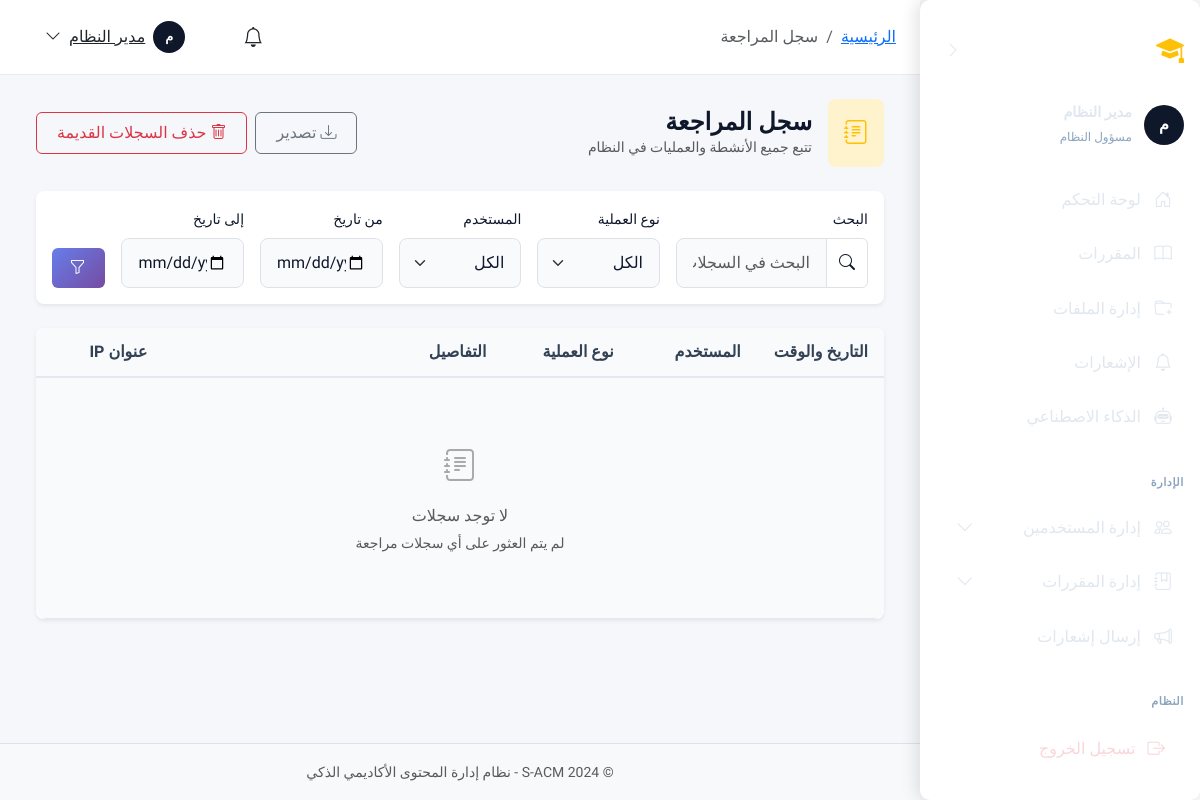
The app's page /audit-logs/ (signed in) with its own data.
### apps/accounts/models.py (models this page shows, shortened)
class User(AbstractBaseUser, PermissionsMixin):
    ACCOUNT_STATUS_CHOICES = [
        ('inactive', 'غير مفعّل'),
        ('active', 'مفعّل'),
        ('suspended', 'موقوف'),
    ]
    academic_id = models.CharField(
        max_length=50,
        unique=True,
        verbose_name='الرقم الأكاديمي/الوظيفي',
        help_text='الرقم الأكاديمي للطالب أو الرقم الوظيفي للموظف'
    )
    id_card_number = models.CharField(
        max_length=50,
        unique=True,
        verbose_name='رقم البطاقة الشخصية',
        help_text='يستخدم للتحقق من الهوية عند التفعيل'
    )
    full_name = models.CharField(
        max_length=150,
        verbose_name='الاسم الكامل'
    )
    email = models.EmailField(
        unique=True,
        blank=True,
        null=True,
        verbose_name='البريد الإلكتروني',
        help_text='يتم تعيينه عند التفعيل'
    )
    account_status = models.CharField(
        max_length=20,
        choices=ACCOUNT_STATUS_CHOICES,
        default='inactive',
        verbose_name='حالة الحساب'
    )
    role = models.ForeignKey(
        Role,
        on_delete=models.PROTECT,
        related_name='users',
        verbose_name='الدور',
        null=True,
        blank=True
    )
    major = models.ForeignKey(
        Major,
        on_delete=models.SET_NULL,
        related_name='students',
        verbose_name='التخصص',
        null=True,
        blank=True,
        help_text='للطلاب فقط'
    )
    level = models.ForeignKey(
        Level,
        on_delete=models.SET_NULL,
        related_name='students',
        verbose_name='المستوى',
        null=True,
        blank=True,
        help_text='للطلاب فقط'
    )
    is_staff = models.BooleanField(default=False, verbose_name='موظف')
    is_active = models.BooleanField(default=True, verbose_name='نشط')
    date_joined = models.DateTimeField(default=timezone.now, verbose_name='تاريخ الانضمام')
    last_login = models.DateTimeField(null=True, blank=True, verbose_name='آخر تسجيل دخول')
    profile_picture = models.ImageField(
        upload_to='profiles/',
        blank=True,
        null=True,
        verbose_name='صورة الملف الشخصي'
    )
    phone_number = models.CharField(
        max_length=20,
        blank=True,
        null=True,
        verbose_name='رقم الهاتف'
    )
    objects = UserManager()
    USERNAME_FIELD = 'academic_id'
    REQUIRED_FIELDS = ['full_name', 'id_card_number']
    class Meta:
        db_table = 'users'
        verbose_name = 'مستخدم'
        verbose_name_plural = 'المستخدمون'
        indexes = [
            models.Index(fields=['academic_id']),
            models.Index(fields=['email']),
            models.Index(fields=['account_status']),
        ]
    def is_admin(self):
        return self.role and self.role.code == Role.ADMIN
    def is_instructor(self):
        return self.role and self.role.code == Role.INSTRUCTOR
    def is_student(self):
        return self.role and self.role.code == Role.STUDENT

class Role(models.Model):
    ADMIN = 'admin'
    INSTRUCTOR = 'instructor'
    STUDENT = 'student'
    code = models.CharField(
        max_length=50,
        unique=True,
        verbose_name='كود الدور',
        help_text='معرف فريد للدور (بالإنجليزية، مثل: admin, instructor)'
    )
    display_name = models.CharField(
        max_length=100,
        verbose_name='اسم العرض',
        help_text='الاسم الذي يظهر للمستخدم'
    )
    description = models.TextField(
        blank=True,
        null=True,
        verbose_name='وصف الدور'
    )
    is_system = models.BooleanField(
        default=False,
        verbose_name='دور نظام',
        help_text='الأدوار الافتراضية التي لا يمكن حذفها'
    )
    is_active = models.BooleanField(
        default=True,
        verbose_name='نشط'
    )
    created_at = models.DateTimeField(auto_now_add=True, verbose_name='تاريخ الإنشاء')
    updated_at = models.DateTimeField(auto_now=True, verbose_name='تاريخ التحديث')
    class Meta:
        db_table = 'roles'
        verbose_name = 'دور'
        verbose_name_plural = 'الأدوار'
        ordering = ['-is_system', 'display_name']

### apps/core/views.py (the view)
# urls.py: path('audit-logs/', views.AuditLogsView.as_view(), name='audit_logs'),
class AuditLogsView(LoginRequiredMixin, TemplateView):
    template_name = 'audit_logs/index.html'
    def get_context_data(self, **kwargs):
        context = super().get_context_data(**kwargs)
        try:
            from apps.accounts.models import UserActivity, User
            context['logs'] = UserActivity.objects.all().select_related('user').order_by('-timestamp')[:100]
            context['users'] = User.objects.all()
        except:
            context['logs'] = []
            context['users'] = []
        return context

### templates/audit_logs/index.html (shortened to what this page needs)
{% extends 'layouts/dashboard_base.html' %}
{% load static %}
{% load permissions %}
{% block breadcrumb_items %}
<li class="breadcrumb-item active">سجل المراجعة</li>
{% endblock %}
{% block dashboard_content %}
<div class="container-fluid">
    <div class="d-flex flex-column flex-md-row justify-content-between align-items-start align-items-md-center mb-4 gap-3">
        <div class="d-flex align-items-center gap-3">
            <div class="page-icon bg-warning-subtle text-warning rounded-3 p-3">
                <i class="bi bi-journal-text fs-4"></i>
            </div>
            <div>
                <h4 class="mb-0 fw-bold">سجل المراجعة</h4>
                <p class="text-muted mb-0 small">تتبع جميع الأنشطة والعمليات في النظام</p>
            </div>
        </div>
        <div class="d-flex gap-2">
            <button type="button" class="btn btn-outline-secondary" id="exportLogs">
                <i class="bi bi-download me-1"></i>تصدير
            </button>
            <button type="button" class="btn btn-outline-danger" id="clearOldLogs">
                <i class="bi bi-trash me-1"></i>حذف السجلات القديمة
            </button>
        </div>
    </div>
    <div class="card border-0 shadow-sm mb-4">
        <div class="card-body">
            <form method="get" class="row g-3 align-items-end">
                <div class="col-md-3">
                    <label class="form-label small">البحث</label>
                    <div class="input-group">
                        <span class="input-group-text bg-white"><i class="bi bi-search"></i></span>
                        <input type="text" class="form-control" name="q" value="{{ request.GET.q }}"
                               placeholder="البحث في السجلات...">
                    </div>
                </div>
                <div class="col-md-2">
                    <label class="form-label small">نوع العملية</label>
                    <select class="form-select" name="action_type">
                        <option value="">الكل</option>
                    </select>
                </div>
                <div class="col-md-2">
                    <label class="form-label small">المستخدم</label>
                    <select class="form-select" name="user">
                        <option value="">الكل</option>
                    </select>
                </div>
                <div class="col-md-2">
                    <label class="form-label small">من تاريخ</label>
                    <input type="date" class="form-control" name="date_from" value="{{ request.GET.date_from }}">
                </div>
                <div class="col-md-2">
                    <label class="form-label small">إلى تاريخ</label>
                    <input type="date" class="form-control" name="date_to" value="{{ request.GET.date_to }}">
                </div>
                <div class="col-md-1">
                    <button type="submit" class="btn btn-primary w-100">
                        <i class="bi bi-funnel"></i>
                    </button>
                </div>
            </form>
        </div>
    </div>
    <div class="card border-0 shadow-sm">
        <div class="card-body p-0">
            <div class="table-responsive">
                <table class="table table-hover mb-0">
                    <thead class="table-light">
                        <tr>
                            <th style="width: 15%;">التاريخ والوقت</th>
                            <th style="width: 15%;">المستخدم</th>
                            <th style="width: 15%;">نوع العملية</th>
                            <th style="width: 40%;">التفاصيل</th>
                            <th style="width: 15%;">عنوان IP</th>
                        </tr>
                    </thead>
                    <tbody>
                        {% for log in logs %}
                        <tr>
                            <td>
                                <span class="text-muted small">{{ log.created_at|date:"Y/m/d H:i:s" }}</span>
                            </td>
                            <td>
                                <div class="d-flex align-items-center gap-2">
                                    <div class="avatar-circle bg-primary-subtle text-primary"
                                         style="width: 28px; height: 28px; font-size: 0.7rem;">
                                        {{ log.user.full_name|slice:":1"|upper }}
                                    </div>
                                    <span class="small">{{ log.user.full_name }}</span>
                                </div>
                            </td>
                            <td>
                                {% if log.action_type == 'create' %}
                                <span class="badge bg-success-subtle text-success">إنشاء</span>
                                {% elif log.action_type == 'update' %}
                                <span class="badge bg-warning-subtle text-warning">تعديل</span>
                                {% elif log.action_type == 'delete' %}
                                <span class="badge bg-danger-subtle text-danger">حذف</span>
                                {% elif log.action_type == 'login' %}
                                <span class="badge bg-info-subtle text-info">تسجيل دخول</span>
                                {% elif log.action_type == 'logout' %}
                                <span class="badge bg-secondary-subtle text-secondary">تسجيل خروج</span>
                                {% else %}
                                <span class="badge bg-light text-dark">{{ log.action_type }}</span>
                                {% endif %}
                            </td>
                            <td>
                                <span class="small">{{ log.description }}</span>
                            </td>
                            <td>
                                <code class="small">{{ log.ip_address|default:"-" }}</code>
                            </td>
                        </tr>
                        {% empty %}
                        <tr>
                            <td colspan="5" class="text-center py-5">
                                {% include 'components/empty_state.html' with icon="bi-journal-text" title="لا توجد سجلات" message="لم يتم العثور على أي سجلات مراجعة" size="sm" %}
                            </td>
                        </tr>
                        {% endfor %}
                    </tbody>
                </table>
            </div>
        </div>
    </div>
</div>
{% endblock %}

### templates/layouts/dashboard_base.html (shortened to what this page needs)
{% extends 'base.html' %}
{% load static %}
{% load permissions %}
{% block extra_css %}
<link href="{% static 'css/sidebar.css' %}" rel="stylesheet">
<link href="{% static 'css/dashboard.css' %}" rel="stylesheet">
{% endblock %}
{% block body_class %}dashboard-page{% endblock %}
{% block content %}
<div class="dashboard-layout">
    {% include 'components/sidebar.html' %}
    <div class="dashboard-content">
        <header class="dashboard-navbar">
            {% block breadcrumb %}
            <nav aria-label="breadcrumb" class="d-none d-md-block">
                <ol class="breadcrumb mb-0">
                    <li class="breadcrumb-item"><a href="{% url 'core:dashboard' %}">الرئيسية</a></li>
                    {% block breadcrumb_items %}{% endblock %}
                </ol>
            </nav>
            {% endblock %}
            <div class="d-flex align-items-center gap-3 ms-auto">
                <div class="dropdown">
                    <a class="btn btn-link position-relative text-dark" href="#" data-bs-toggle="dropdown">
                        <i class="bi bi-bell fs-5"></i>
                    </a>
                </div>
                <div class="dropdown">
                    <a class="btn btn-link text-dark d-flex align-items-center gap-2" href="#"
                        data-bs-toggle="dropdown">
                        <div class="avatar-circle bg-primary text-white"
                            style="width: 32px; height: 32px; font-size: 0.8rem;">
                            {{ request.user.full_name|slice:":1"|upper }}
                        </div>
                        <span class="d-none d-lg-inline">{{ request.user.full_name|truncatechars:15 }}</span>
                        <i class="bi bi-chevron-down"></i>
                    </a>
                </div>
            </div>
        </header>
        <main class="flex-grow-1 p-4" id="main-content">
            {% block dashboard_content %}{% endblock %}
        </main>
        <footer class="dashboard-footer text-center py-3 border-top bg-light">
            <small class="text-muted">© 2024 S-ACM - نظام إدارة المحتوى الأكاديمي الذكي</small>
        </footer>
    </div>
</div>
{% endblock %}

### templates/components/sidebar.html (shortened to what this page needs)
{% load permissions %}
<aside class="sidebar d-none d-md-flex" id="desktopSidebar" data-collapsed="false">
    <div class="sidebar-header">
        <a href="{% url 'core:home' %}" class="sidebar-brand">
            <i class="bi bi-mortarboard-fill brand-icon"></i>
            <span class="brand-text">S-ACM</span>
        </a>
        <button type="button" class="btn btn-link sidebar-toggle" id="sidebarToggle" aria-label="طي القائمة">
            <i class="bi bi-chevron-right toggle-icon"></i>
        </button>
    </div>
    <div class="sidebar-user">
        <div class="avatar-circle bg-primary text-white">
            {{ request.user.full_name|slice:":1"|upper }}
        </div>
        <div class="user-info">
            <div class="user-name">{{ request.user.full_name|truncatechars:20 }}</div>
            <small class="user-role">{{ user_role|default:"مستخدم" }}</small>
        </div>
    </div>
    <nav class="sidebar-nav flex-grow-1">
        {% include 'components/_sidebar_menu.html' with collapsed=False %}
    </nav>
    <div class="sidebar-footer">
        <a href="{% url 'accounts:logout' %}" class="sidebar-link logout-link">
            <i class="bi bi-box-arrow-right"></i>
            <span class="link-text">تسجيل الخروج</span>
        </a>
    </div>
</aside>

### records on screen
User: user.full_name "م", user.full_name "مدير النظام"
Role: display_name "مسؤول النظام"

### other values on screen
{{ item.label|default:item.title }} "لوحة التحكم" "المقررات" "إدارة الملفات" "الإشعارات" "الذكاء الاصطناعي" "إرسال إشعارات"
{{ item.label|default:item.title|slice:"4:-4" }} "الإدارة" "النظام"
{{ item.label|default:item.title }} "إدارة المستخدمين" "إدارة المقررات"
{{ title|default:"لا توجد بيانات" }} "لا توجد سجلات"
{{ message }} "لم يتم العثور على أي سجلات مراجعة"
